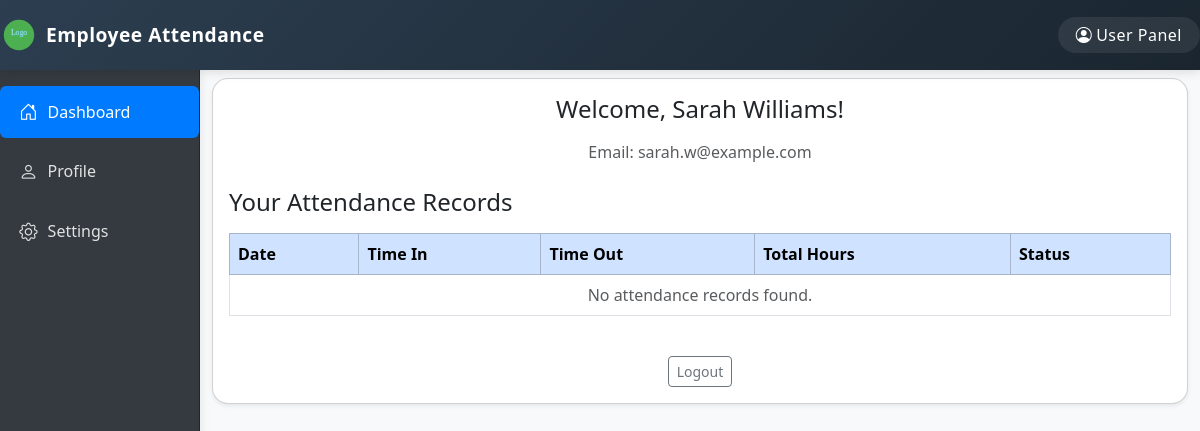
The page /views/user/dashboard.php (signed in) on the database as committed earlier.
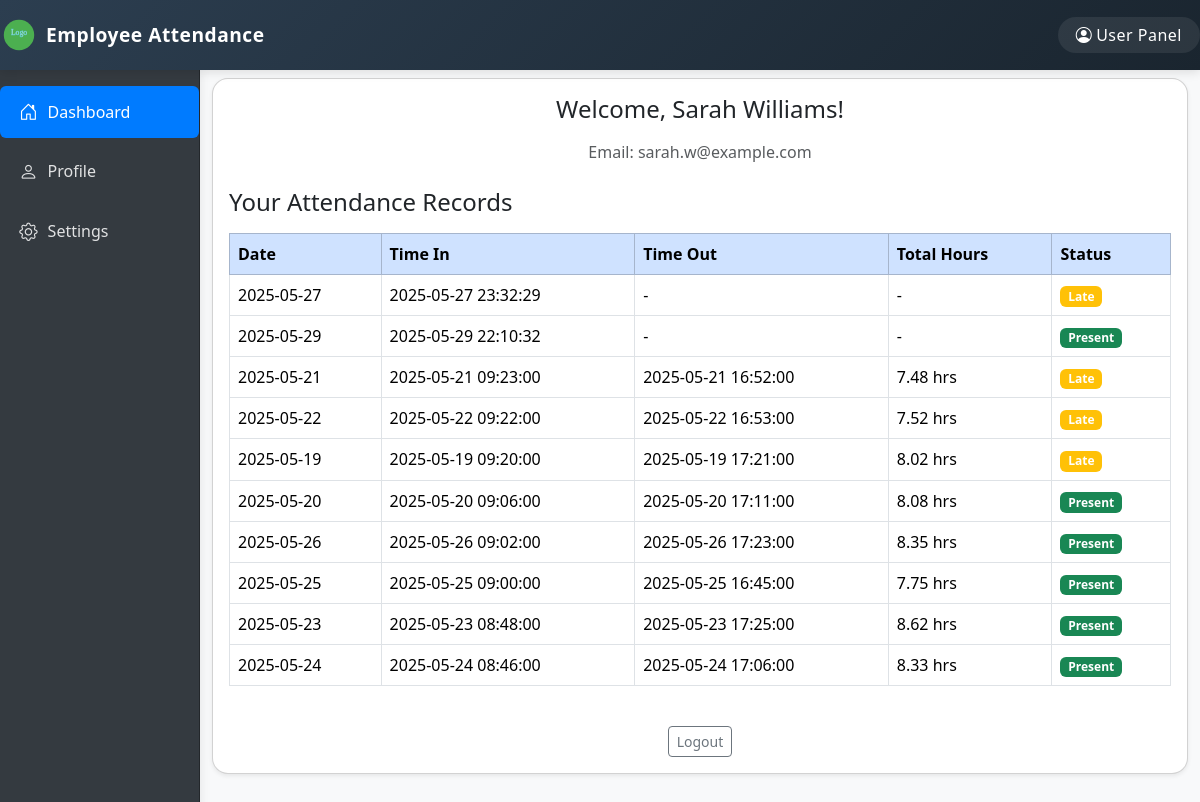
The same page on the database as committed later.
### tables this page shows
CREATE TABLE `users` (
  `id` int(11) NOT NULL,
  `username` varchar(50) NOT NULL,
  `password` varchar(255) NOT NULL,
  `email` varchar(100) NOT NULL,
  `code` varchar(255) NOT NULL,
  `created_at` timestamp NOT NULL DEFAULT current_timestamp()
);

CREATE TABLE `morning_time_log` (
  `id` int(11) NOT NULL,
  `employee_id` int(11) NOT NULL,
  `time_in` datetime DEFAULT NULL,
  `time_out` datetime DEFAULT NULL,
  `status` enum('present','late','absent') DEFAULT 'absent'
);

### db/connect.php (called while the page is built, shortened)
<?php
$host = "localhost";
$username = "root";
$password = "";
$database = "employee_attendance";
try {
    $conn = new mysqli($host, $username, $password, $database);
    return $conn;
} catch (Exception $e) {
    die("Database connection error: " . $e->getMessage());
}
?>

### controller/user/user_dashboard.php (called while the page is built, shortened)
<?php
require_once '../../db/connect.php';
$user_id = $_SESSION['user_id'];
$stmt = $conn->prepare("SELECT username, email FROM users WHERE id = ?");
$stmt->bind_param("i", $user_id);
$stmt->execute();
$user_result = $stmt->get_result();
$user = $user_result->fetch_assoc();
$stmt = $conn->prepare("SELECT id, DATE(time_in) AS date, TIME(time_in) AS time_in, TIME(time_out) AS time_out, time_in, time_out, status
    FROM morning_time_log
    WHERE employee_id = ? AND time_in IS NOT NULL AND TIME(time_in) != '00:00:00'
    ORDER BY time_in DESC");
$stmt->bind_param("i", $user_id);
$stmt->execute();
$attendance_result = $stmt->get_result();
$attendance = [];
while ($row = $attendance_result->fetch_assoc()) {
    $hours = '-';
    if (!empty($row['time_out']) && !empty($row['time_in'])) {
        $timeIn = new DateTime($row['time_in']);
        $timeOut = new DateTime($row['time_out']);
        $interval = $timeIn->diff($timeOut);
        $hours = $interval->h + ($interval->i / 60);
        $hours = round($hours, 2) . ' hrs';
    }
    $row['total_hours'] = $hours;
    $attendance[] = $row;
}
return [
    'user' => $user,
    'attendance' => $attendance
];

### views/user/dashboard.php (the view, shortened to what this page needs)
<?php
$data = include_once '../../controller/user/user_dashboard.php';
$user = $data['user'];
$attendance = $data['attendance'];
?>
<!DOCTYPE html>
<html lang="en">
<head>
    <link rel="stylesheet" href="../../assets/css/bootstrap.min.css">
</head>
<body class="bg-light">
<?php
require_once '../../includes/user/header.php';
?>
<div class="container-fluid" style="min-height:100vh;">
    <div class="row">
        <div class="col-md-2 p-0">
            <?php require_once '../../includes/user/sidebar.php'; ?>
        </div>
        <div class="col-md-10 main-content-user">
            <div class="card shadow-sm rounded-4 mb-4">
                <div class="card-body">
                    <h2 class="h4 mb-3 text-center">Welcome, <?php echo htmlspecialchars($user['username']); ?>!</h2>
                    <p class="text-center text-muted mb-4">Email: <?php echo htmlspecialchars($user['email']); ?></p>
                    <h4 class="mb-3">Your Attendance Records</h4>
                    <div class="table-responsive">
                        <table class="table table-bordered table-hover align-middle">
                            <thead class="table-primary">
                                <tr>
                                    <th>Date</th>
                                    <th>Time In</th>
                                    <th>Time Out</th>
                                    <th>Total Hours</th>
                                    <th>Status</th>
                                </tr>
                            </thead>
                            <tbody>
                                <?php if (empty($attendance)): ?>
                                    <tr>
                                        <td colspan="5" class="text-center text-muted">No attendance records found.</td>
                                    </tr>
                                <?php else: ?>
                                    <?php foreach ($attendance as $row): ?>
                                        <tr>
                                            <td><?php echo htmlspecialchars($row['date']); ?></td>
                                            <td><?php echo htmlspecialchars($row['time_in']); ?></td>
                                            <td><?php echo htmlspecialchars($row['time_out'] ?? '-'); ?></td>
                                            <td><?php echo htmlspecialchars($row['total_hours']); ?></td>
                                            <td>
                                                <?php
                                                    $badge = 'secondary';
                                                    if ($row['status'] === 'present') $badge = 'success';
                                                    elseif ($row['status'] === 'late') $badge = 'warning';
                                                    elseif ($row['status'] === 'absent') $badge = 'danger';
                                                ?>
                                                <span class="badge bg-<?php echo $badge; ?>">
                                                    <?php echo ucfirst($row['status']); ?>
                                                </span>
                                            </td>
                                        </tr>
                                    <?php endforeach; ?>
                                <?php endif; ?>
                            </tbody>
                        </table>
                    </div>
                    <div class="mt-4 text-center">
                        <a href="../../controller/user/user_logout.php" class="btn btn-outline-secondary btn-sm">Logout</a>
                    </div>
                </div>
            </div>
        </div>
    </div>
</div>
</body>
</html>

### includes/user/header.php (shortened to what this page needs)
<!DOCTYPE html>
<html lang="en">
<head>
    <link rel="stylesheet" href="../../assets/css/bootstrap.min.css">
</head>
<body>
    <header class="user-header">
        <div class="d-flex align-items-center logo">
            <img src="../../assets/images/logo.svg" alt="Logo">
            <span class="navbar-brand ms-2">Employee Attendance</span>
        </div>
        <div>
            <span class="user-label"><i class="bi bi-person-circle me-1"></i>User Panel</span>
        </div>
    </header>

### includes/user/sidebar.php (shortened to what this page needs)
<aside>
    <nav class="user-sidebar">
        <ul class="nav flex-column">
            <li class="nav-item">
                <a class="nav-link<?php echo basename($_SERVER['PHP_SELF']) == 'dashboard.php' ? ' active' : ''; ?>" href="dashboard.php">
                    <i class="bi bi-house-door"></i> Dashboard
                </a>
            </li>
            <li class="nav-item">
                <a class="nav-link<?php echo basename($_SERVER['PHP_SELF']) == 'profile.php' ? ' active' : ''; ?>" href="profile.php">
                    <i class="bi bi-person"></i> Profile
                </a>
            </li>
            <li class="nav-item">
                <a class="nav-link<?php echo basename($_SERVER['PHP_SELF']) == 'settings.php' ? ' active' : ''; ?>" href="settings.php">
                    <i class="bi bi-gear"></i> Settings
                </a>
            </li>
        </ul>
    </nav>
    <link rel="stylesheet" href="https://cdn.jsdelivr.net/npm/bootstrap-icons@1.11.3/font/bootstrap-icons.css">
</aside>

### views/user/dashboard.php (style rules this page uses)
.main-content-user { margin-top: 0 !important; padding-top: 0.5rem; }
body { margin: 0 !important; }

### includes/user/header.php (style rules this page uses)
.user-header { background: #2c3e50; background-image: linear-gradient(135deg, #2c3e50 0%, #1a252f 100%); color: #fff; padding: 15px 0; display: flex; align-items: center; justify-content: space-between; position: sticky; top: 0; z-index: 1050; min-height: 70px; box-shadow: 0 2px 10px rgba(0,0,0,0.12); }
.user-header .logo img { height: 38px; }
.user-header .navbar-brand { font-weight: 600; font-size: 1.2rem; color: #fff; margin-left: 0.5rem; letter-spacing: 0.5px; }
.user-header .user-label { font-weight: 500; font-size: 1rem; background: rgba(255,255,255,0.08); padding: 7px 18px; border-radius: 20px; color: #fff; letter-spacing: 0.5px; }

### includes/user/sidebar.php (style rules this page uses)
.user-sidebar { width: 100%; max-width: 220px; background: #343a40; border-right: 1px solid #23272b; min-height: 100vh; padding-top: 1rem; color: #fff; font-size: 0.97rem; box-shadow: 1px 0 10px rgba(0,0,0,0.08); }
.user-sidebar .nav-link { color: rgba(255,255,255,0.85); font-weight: 500; border-radius: 0.375rem; margin-bottom: 0.5rem; padding: 0.75rem 1.2rem; display: flex; align-items: center; transition: background 0.15s, color 0.15s; font-size: 1rem; }
.user-sidebar .nav-link.active, .user-sidebar .nav-link:hover { background: #007bff; color: #fff; }
.user-sidebar .nav-link i { margin-right: 10px; font-size: 1.15rem; }

Rows that differ between the two databases and show on the page:
added morning_time_log: date "2025-05-27", time_in "2025-05-27 23:32:29", time_out "-", total_hours "-", status "Late"
added morning_time_log: date "2025-05-29", time_in "2025-05-29 22:10:32", time_out "-", total_hours "-", status "Present"
added morning_time_log: date "2025-05-21", time_in "2025-05-21 09:23:00", time_out "2025-05-21 16:52:00", total_hours "7.48 hrs", status "Late"
added morning_time_log: date "2025-05-22", time_in "2025-05-22 09:22:00", time_out "2025-05-22 16:53:00", total_hours "7.52 hrs", status "Late"
added morning_time_log: date "2025-05-19", time_in "2025-05-19 09:20:00", time_out "2025-05-19 17:21:00", total_hours "8.02 hrs", status "Late"
added morning_time_log: date "2025-05-20", time_in "2025-05-20 09:06:00", time_out "2025-05-20 17:11:00", total_hours "8.08 hrs", status "Present"
added morning_time_log: date "2025-05-26", time_in "2025-05-26 09:02:00", time_out "2025-05-26 17:23:00", total_hours "8.35 hrs", status "Present"
added morning_time_log: date "2025-05-25", time_in "2025-05-25 09:00:00", time_out "2025-05-25 16:45:00", total_hours "7.75 hrs", status "Present"
added morning_time_log: date "2025-05-23", time_in "2025-05-23 08:48:00", time_out "2025-05-23 17:25:00", total_hours "8.62 hrs", status "Present"
added morning_time_log: date "2025-05-24", time_in "2025-05-24 08:46:00", time_out "2025-05-24 17:06:00", total_hours "8.33 hrs", status "Present"
Other text that changed with them:
text no longer shown: "No attendance records found."
